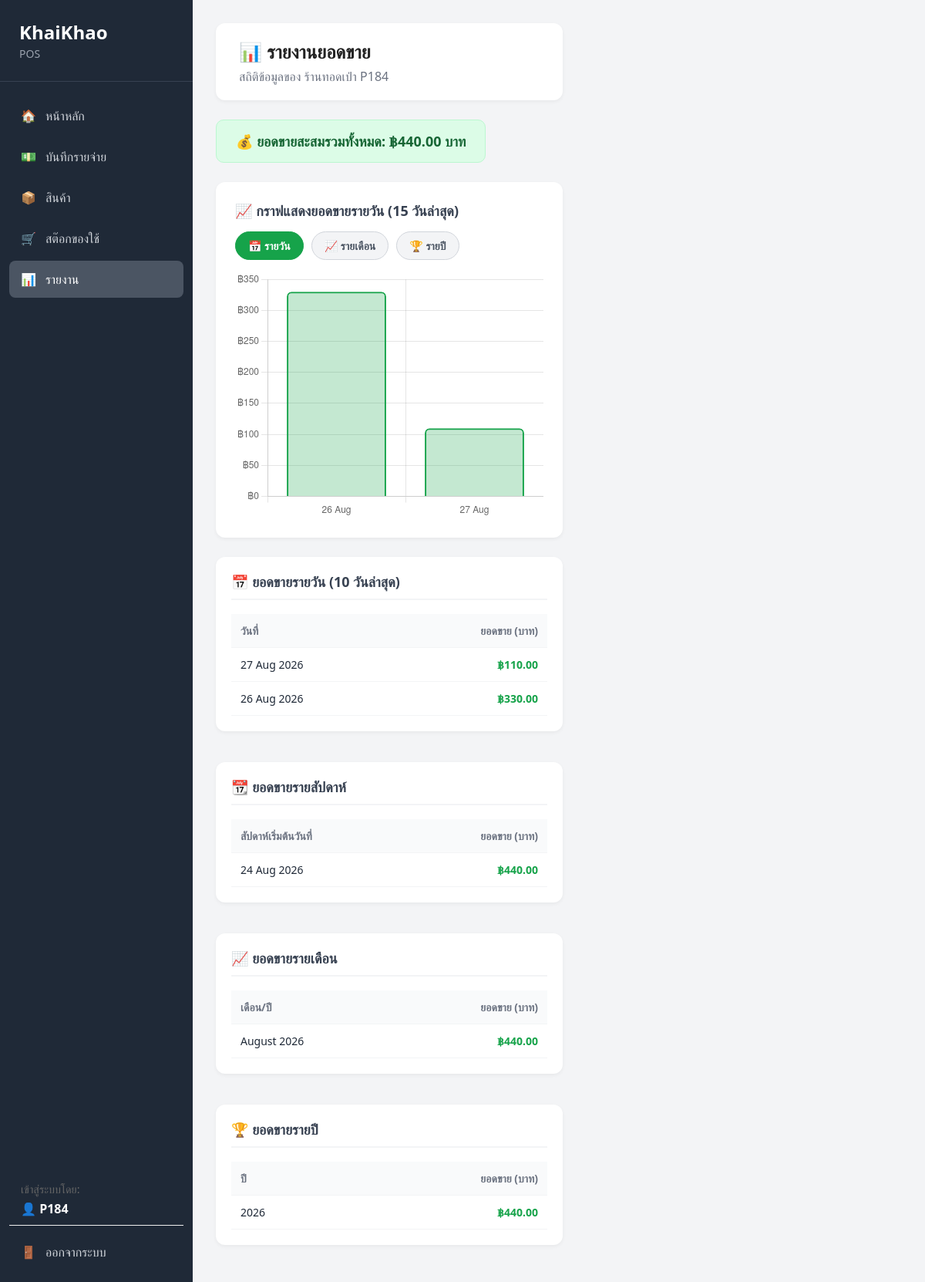
/reports/ (signed in), run on the app's committed database.
### Accounts/models.py (models this page shows, shortened)
class User(AbstractBaseUser, PermissionsMixin):
    ROLE_CHOICES = (
        ("admin", "ผู้ดูแลระบบ"),
        ("owner", "เจ้าของร้าน"),
        ("employee", "พนักงาน"),
    )
    username = models.CharField(max_length=150, unique=True, verbose_name="ชื่อผู้ใช้")
    role = models.CharField(max_length=20, choices=ROLE_CHOICES, default="owner", verbose_name="บทบาท")
    is_active = models.BooleanField(default=True, verbose_name="เปิดใช้งาน")
    is_staff = models.BooleanField(default=False, verbose_name="เจ้าหน้าที่ระบบ")
    is_superuser = models.BooleanField(default=False, verbose_name="ผู้ดูแลสูงสุด")
    objects = UserManager()
    USERNAME_FIELD = "username"
    REQUIRED_FIELDS = []

### Pos/models.py (models this page shows)
class Order(models.Model):
    receipt_number = models.CharField(max_length=20, unique=True, verbose_name="เลขที่บิล")
    total_amount = models.DecimalField(max_digits=10, decimal_places=2, verbose_name="ยอดรวม")
    created_by = models.ForeignKey(settings.AUTH_USER_MODEL, on_delete=models.SET_NULL, null=True, verbose_name="พนักงาน")
    created_at = models.DateTimeField(auto_now_add=True, verbose_name="วันที่ขาย")
    class Meta:
        ordering = ['-created_at']

### Reports/views.py (the view)
# urls.py: path('', views.reports_home, name='home'),
@login_required
def reports_home(request):
    user_orders = Order.objects.filter(created_by=request.user)
    filter_type = request.GET.get('filter', 'day')
    if filter_type == 'year':
        chart_data = user_orders.annotate(period=TruncYear('created_at')).values('period').annotate(total=Sum('total_amount')).order_by('period')
        chart_label = "กราฟแสดงยอดขายรายปี"
    elif filter_type == 'month':
        chart_data = user_orders.annotate(period=TruncMonth('created_at')).values('period').annotate(total=Sum('total_amount')).order_by('period')[:12]
        chart_label = "กราฟแสดงยอดขายรายเดือน (12 เดือนล่าสุด)"
    else:
        chart_data = user_orders.annotate(period=TruncDay('created_at')).values('period').annotate(total=Sum('total_amount')).order_by('period')[:15]
        chart_label = "กราฟแสดงยอดขายรายวัน (15 วันล่าสุด)"
    daily_sales = user_orders.annotate(period=TruncDay('created_at')).values('period').annotate(total=Sum('total_amount')).order_by('-period')[:10]
    weekly_sales = user_orders.annotate(period=TruncWeek('created_at')).values('period').annotate(total=Sum('total_amount')).order_by('-period')[:8]
    monthly_sales = user_orders.annotate(period=TruncMonth('created_at')).values('period').annotate(total=Sum('total_amount')).order_by('-period')[:12]
    yearly_sales = user_orders.annotate(period=TruncYear('created_at')).values('period').annotate(total=Sum('total_amount')).order_by('-period')[:5]
    grand_total = user_orders.aggregate(total=Sum('total_amount'))['total'] or 0
    context = {
        "chart_data": chart_data,
        "filter_type": filter_type,
        "chart_label": chart_label,
        "daily_sales": daily_sales,
        "weekly_sales": weekly_sales,
        "monthly_sales": monthly_sales,
        "yearly_sales": yearly_sales,
        "grand_total": grand_total,
    }
    return render(request, "Reports/home.html", context)

### Reports/templates/Reports/home.html (shortened to what this page needs)
{% load static %}
<!DOCTYPE html>
<html lang="th">
<head>
    <link rel="stylesheet" href="{% static 'css/style.css' %}">
</head>
<body>
<div class="app">
    <aside class="sidebar">
        <div class="logo">
            <h2>KhaiKhao</h2>
            <span>POS</span>
        </div>
        <nav class="menu">
            <a href="{% url 'pos:home' %}" class="menu-item"><span>🏠</span><span>หน้าหลัก</span></a>
            <a href="{% url 'expenses:home' %}" class="menu-item"><span>💵</span><span>บันทึกรายจ่าย</span></a>
            <a href="{% url 'products:list' %}" class="menu-item"><span>📦</span><span>สินค้า</span></a>
            <a href="#" class="menu-item"><span>🛒</span><span>สต๊อกของใช้</span></a>
            <a href="{% url 'reports:home' %}" class="menu-item active"><span>📊</span><span>รายงาน</span></a>
        </nav>
        <div class="sidebar-bottom">
            {% if request.user.is_authenticated %}
            <div class="user-profile" style="padding: 10px 15px; margin-bottom: 10px; border-bottom: 1px solid #eee;">
                <div style="font-size: 0.9em; color: #666;">เข้าสู่ระบบโดย:</div>
                <div style="font-weight: bold; color: #fff; margin-top: 5px;">👤 {{ request.user.username }}</div>
            </div>
            {% endif %}
            <a href="{% url 'logout' %}" class="menu-item"><span>🚪</span><span>ออกจากระบบ</span></a>
        </div>
    </aside>
    <div class="main-container">
        <div class="report-header">
            <h1 style="margin: 0; font-size: 24px;">📊 รายงานยอดขาย</h1>
            <p style="margin: 5px 0 0 0; color: #6b7280;">สถิติข้อมูลของ
                {% if request.user.username == 'P184' %}ร้านทอดเป่า P184{% else %}ร้านเรื่องของหมู M053{% endif %}
            </p>
        </div>
        <div>
            <div class="total-box">
                💰 ยอดขายสะสมรวมทั้งหมด: ฿{{ grand_total|floatformat:2 }} บาท
            </div>
        </div>
        <div class="chart-container">
            <h3>📈 {{ chart_label }}</h3>
            <div class="filter-tabs">
                <a href="?filter=day" class="filter-btn {% if filter_type == 'day' %}active{% endif %}">📅 รายวัน</a>
                <a href="?filter=month" class="filter-btn {% if filter_type == 'month' %}active{% endif %}">📈 รายเดือน</a>
                <a href="?filter=year" class="filter-btn {% if filter_type == 'year' %}active{% endif %}">🏆 รายปี</a>
            </div>
            <div style="position: relative; height: 320px; width: 100%;">
                <canvas id="salesChart"></canvas>
            </div>
        </div>
        <div class="report-grid">
            <div class="report-card">
                <h3>📅 ยอดขายรายวัน (10 วันล่าสุด)</h3>
                <table>
                    <thead><tr><th>วันที่</th><th style="text-align: right;">ยอดขาย (บาท)</th></tr></thead>
                    <tbody>
                        {% for row in daily_sales %}
                        <tr><td>{{ row.period|date:"d M Y" }}</td><td class="amount">฿{{ row.total|floatformat:2 }}</td></tr>
                        {% empty %}
                        <tr><td colspan="2" style="text-align: center; color: #9ca3af;">ยังไม่มีข้อมูลการขาย</td></tr>
                        {% endfor %}
                    </tbody>
                </table>
            </div>
            <div class="report-card">
                <h3>📆 ยอดขายรายสัปดาห์</h3>
                <table>
                    <thead><tr><th>สัปดาห์เริ่มต้นวันที่</th><th style="text-align: right;">ยอดขาย (บาท)</th></tr></thead>
                    <tbody>
                        {% for row in weekly_sales %}
                        <tr><td>{{ row.period|date:"d M Y" }}</td><td class="amount">฿{{ row.total|floatformat:2 }}</td></tr>
                        {% empty %}
                        <tr><td colspan="2" style="text-align: center; color: #9ca3af;">ยังไม่มีข้อมูลการขาย</td></tr>
                        {% endfor %}
                    </tbody>
                </table>
            </div>
            <div class="report-card">
                <h3>📈 ยอดขายรายเดือน</h3>
                <table>
                    <thead><tr><th>เดือน/ปี</th><th style="text-align: right;">ยอดขาย (บาท)</th></tr></thead>
                    <tbody>
                        {% for row in monthly_sales %}
                        <tr><td>{{ row.period|date:"F Y" }}</td><td class="amount">฿{{ row.total|floatformat:2 }}</td></tr>
                        {% empty %}
                        <tr><td colspan="2" style="text-align: center; color: #9ca3af;">ยังไม่มีข้อมูลการขาย</td></tr>
                        {% endfor %}
                    </tbody>
                </table>
            </div>
            <div class="report-card">
                <h3>🏆 ยอดขายรายปี</h3>
                <table>
                    <thead><tr><th>ปี</th><th style="text-align: right;">ยอดขาย (บาท)</th></tr></thead>
                    <tbody>
                        {% for row in yearly_sales %}
                        <tr><td>{{ row.period|date:"Y" }}</td><td class="amount">฿{{ row.total|floatformat:2 }}</td></tr>
                        {% empty %}
                        <tr><td colspan="2" style="text-align: center; color: #9ca3af;">ยังไม่มีข้อมูลการขาย</td></tr>
                        {% endfor %}
                    </tbody>
                </table>
            </div>
        </div>
    </div>
</div>
<script>
    const labels = [
        {% for row in chart_data %}
            "{% if filter_type == 'year' %}{{ row.period|date:'Y' }}{% elif filter_type == 'month' %}{{ row.period|date:'M Y' }}{% else %}{{ row.period|date:'d M' }}{% endif %}",
        {% endfor %}
    ];
    const dataValues = [
        {% for row in chart_data %}
            {{ row.total|default:0 }},
        {% endfor %}
    ];
    const ctx = document.getElementById('salesChart').getContext('2d');
    new Chart(ctx, {
        type: 'bar',
        data: {
            labels: labels,
            datasets: [{
                label: 'ยอดขาย (บาท)',
                data: dataValues,
                backgroundColor: 'rgba(22, 163, 74, 0.25)',
                borderColor: 'rgba(22, 163, 74, 1)',
                borderWidth: 2,
                borderRadius: 6
            }]
        },
        options: {
            responsive: true,
            maintainAspectRatio: false,
            scales: {
                y: {
                    beginAtZero: true,
                    ticks: {
                        callback: function(value) { return '฿' + value.toLocaleString(); }
                    }
                }
            },
            plugins: {
                legend: { display: false }
            }
        }
    });
</script>
</body>
</html>

### static/css/style.css (style rules this page uses)
* { box-sizing: border-box; }
body { margin: 0; font-family: Arial, "Noto Sans Thai", sans-serif; background: #f5f6f8; color: #222; }
.app { display: flex; min-height: 100vh; }
.sidebar { width: 250px; background: #1f2937; color: white; position: fixed; top: 0; bottom: 0; left: 0; display: flex; flex-direction: column; }
.logo { padding: 25px; border-bottom: 1px solid #374151; }
.logo h2 { margin: 0; font-size: 24px; }
.logo span { color: #9ca3af; font-size: 14px; }
.menu { padding: 20px 12px; }
.menu-item { display: flex; align-items: center; gap: 12px; padding: 13px 15px; color: #d1d5db; text-decoration: none; border-radius: 8px; margin-bottom: 5px; }
.menu-item.active { background: #4b5563; color: white; }
.sidebar-bottom { margin-top: auto; padding: 12px; }

### Reports/templates/Reports/home.html (style rules this page uses)
body { background: #f3f4f6; font-family: 'Segoe UI', Tahoma, Geneva, Verdana, sans-serif; margin: 0; }
.main-container { margin-left: 250px; padding: 30px; }
.report-header { background: white; padding: 20px 30px; border-radius: 12px; box-shadow: 0 2px 5px rgba(0,0,0,0.05); margin-bottom: 25px; }
.filter-tabs { display: flex; gap: 10px; margin-bottom: 15px; }
.filter-btn { padding: 8px 16px; background: #f3f4f6; border: 1px solid #d1d5db; border-radius: 20px; text-decoration: none; color: #4b5563; font-weight: bold; font-size: 14px; transition: all 0.2s; }
.filter-btn.active { background: #16a34a; color: white; border-color: #16a34a; }
.chart-container { background: white; padding: 25px; border-radius: 12px; box-shadow: 0 2px 5px rgba(0,0,0,0.05); margin-bottom: 25px; }
.chart-container h3 { margin-top: 0; color: #374151; font-size: 18px; margin-bottom: 15px; }
.report-grid { display: grid; grid-template-columns: repeat(auto-fit, minmax(450px, 1fr)); gap: 20px; }
.report-card { background: white; padding: 20px; border-radius: 12px; box-shadow: 0 2px 5px rgba(0,0,0,0.05); margin-bottom: 20px; }
.report-card h3 { margin-top: 0; color: #374151; border-bottom: 2px solid #f3f4f6; padding-bottom: 10px; font-size: 18px; }
table { width: 100%; border-collapse: collapse; margin-top: 10px; }
th, td { padding: 12px; text-align: left; border-bottom: 1px solid #f3f4f6; font-size: 14px; }
th { color: #6b7280; font-weight: 600; background: #f9fafb; }
td { color: #1f2937; }
.amount { color: #16a34a; font-weight: bold; text-align: right; }
.total-box { background: #dcfce7; border: 1px solid #bbf7d0; padding: 15px 25px; border-radius: 10px; color: #166534; font-size: 18px; font-weight: bold; margin-bottom: 25px; display: inline-block; }

### data on the page
User: user.username "P184"
Order: period "27 Aug 2026", total "110.00"

### other printed values
{{ grand_total|floatformat:2 }} "440.00"
{{ chart_label }} "กราฟแสดงยอดขายรายวัน (15 วันล่าสุด)"
{{ row.period|date:"d M Y" }} "26 Aug 2026"
{{ row.total|floatformat:2 }} "330.00"
{{ row.period|date:"d M Y" }} "24 Aug 2026"
{{ row.total|floatformat:2 }} "440.00"
{{ row.period|date:"F Y" }} "August 2026"
{{ row.period|date:"Y" }} "2026"
chart data {{ row.total|default:0 }} 330, 110
